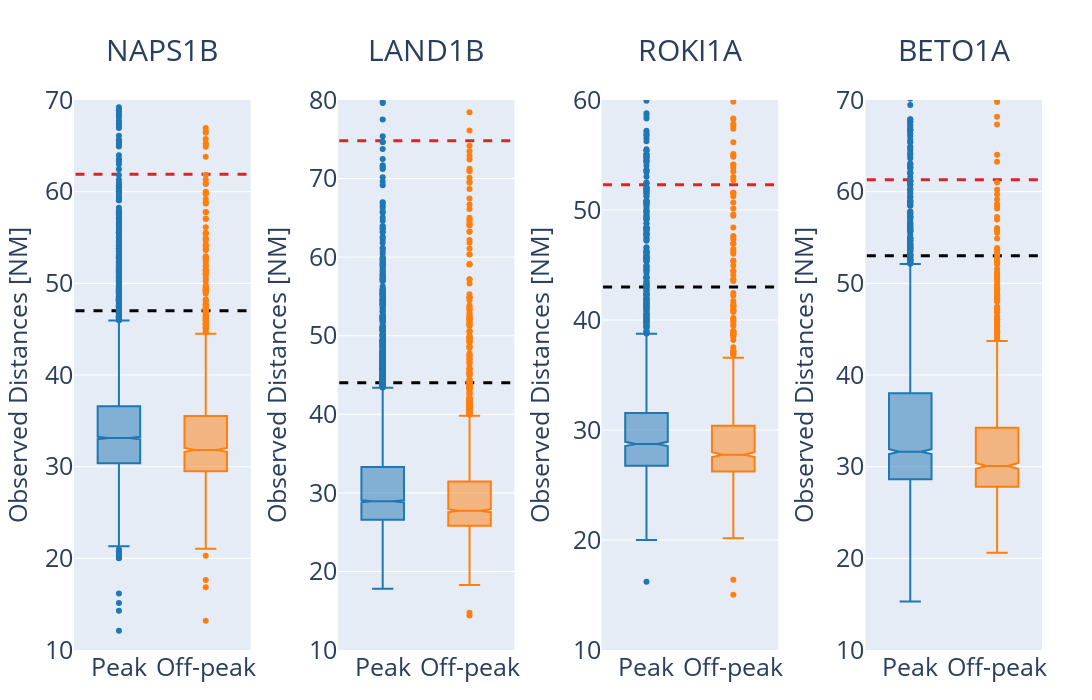

The code cell stored with this chart in its notebook:
### Markdown cell above
#### Generate plot

### Code cell
# Define the full STAR distances for each STAR
stars = {
    'NAPS1B': 61.9,
    'LAND1B': 74.8,
    'ROKI1A': 52.3,
    'BETO1A': 61.3
}

expected = {
    'NAPS1B': 47,
    'LAND1B': 44,
    'ROKI1A': 43,
    'BETO1A': 53
}

yranges = {
    'NAPS1B': [10, 70],
    'LAND1B': [10, 80],
    'ROKI1A': [10, 60],
    'BETO1A': [10, 70]
}

# Create subplots for each star, setting shared_yaxes=False so each plot has its own Y-axis
fig = make_subplots(rows=1, cols=4, shared_yaxes=False, subplot_titles=list(stars.keys()), horizontal_spacing=0.09)

# Loop over each star to generate the subplots
for i, (star, star_distance) in enumerate(stars.items()):
    col = i + 1
    # Filter data for each star
    temp_df = df.query(f"star == '{star}' and distance < 150 and distance > 10")

    # Create boxplots for each group per star
    fig.add_trace(
        go.Box(
            y=temp_df.query("group == 'Peak'")['distance'],
            name='Peak',
            marker_color='#1f77b4',
            showlegend=False,
            notched=True,
        ), 
        row=1, col=col
    )
    fig.add_trace(
        go.Box(
            y=temp_df.query("group == 'Off-peak'")['distance'],
            name='Off-peak',
            marker_color='#ff7f0e',
            showlegend=False,
            notched=True,
        ), 
        row=1, col=col
    )

    # Add the full STAR distance as a horizontal line (overlay)
    fig.add_shape(
        type="line",
        xref=f"x{col}",
        yref=f"y{col}",
        x0=-0.5, x1=1.5,
        y0=star_distance, y1=star_distance,
        line=dict(color="#d62728", width=3, dash="dash"),
        layer="below",
    )

    # Add the expected distance as a horizontal line (overlay)
    fig.add_shape(
        type="line",
        xref=f"x{col}",
        yref=f"y{col}",
        x0=-0.5, x1=1.5,
        y0=expected[star], y1=expected[star],
        line=dict(color="black", width=3, dash="dash"),
        layer="below",
    )

    # Update the y-axis range for each subplot
    fig.update_yaxes(
        range=yranges[star],
        row=1, col=col,
    )

# Update layout
fig.update_layout(
    height=700,
    width=2000,
    margin=dict(l=50, r=50, t=100, b=50),
    legend=dict(
        orientation="h",
        yanchor="bottom",
        y=1.05,
        xanchor="center",
        x=0.5,
        font=dict(size=15)
    ),
    annotations=[dict(font=dict(size=30), y=1.05)]
)

# Update shared y-axis label
fig.update_yaxes(title_text="Observed Distances [NM]", titlefont=dict(size=25), tickfont=dict(size=25))

# Update x-axis label size
fig.update_xaxes(
    tickfont=dict(size=25)
)

# Show plot
fig.show()

### Figure 1 — Plotly figure (JSON) as saved in the notebook; plotly's stock layout.template omitted (floating-point values rounded to 4 significant figures; data arrays with more than 128 entries replaced by an {"elided": "..."} marker saying what was removed)
{"data": [{"marker": {"color": "#1f77b4"}, "name": "Peak", "notched": true, "showlegend": false, "type": "box", "xaxis": "x", "y": {"elided": "5377 float values"}, "yaxis": "y"}, {"marker": {"color": "#ff7f0e"}, "name": "Off-peak", "notched": true, "showlegend": false, "type": "box", "xaxis": "x", "y": {"elided": "1946 float values"}, "yaxis": "y"}, {"marker": {"color": "#1f77b4"}, "name": "Peak", "notched": true, "showlegend": false, "type": "box", "xaxis": "x2", "y": {"elided": "6108 float values"}, "yaxis": "y2"}, {"marker": {"color": "#ff7f0e"}, "name": "Off-peak", "notched": true, "showlegend": false, "type": "box", "xaxis": "x2", "y": {"elided": "2152 float values"}, "yaxis": "y2"}, {"marker": {"color": "#1f77b4"}, "name": "Peak", "notched": true, "showlegend": false, "type": "box", "xaxis": "x3", "y": {"elided": "1588 float values"}, "yaxis": "y3"}, {"marker": {"color": "#ff7f0e"}, "name": "Off-peak", "notched": true, "showlegend": false, "type": "box", "xaxis": "x3", "y": {"elided": "872 float values"}, "yaxis": "y3"}, {"marker": {"color": "#1f77b4"}, "name": "Peak", "notched": true, "showlegend": false, "type": "box", "xaxis": "x4", "y": {"elided": "3025 float values"}, "yaxis": "y4"}, {"marker": {"color": "#ff7f0e"}, "name": "Off-peak", "notched": true, "showlegend": false, "type": "box", "xaxis": "x4", "y": {"elided": "1023 float values"}, "yaxis": "y4"}], "layout": {"annotations": [{"font": {"size": 30}, "showarrow": false, "text": "NAPS1B", "x": 0.09125, "xanchor": "center", "xref": "paper", "y": 1.05, "yanchor": "bottom", "yref": "paper"}, {"font": {"size": 30}, "showarrow": false, "text": "LAND1B", "x": 0.3637, "xanchor": "center", "xref": "paper", "y": 1.05, "yanchor": "bottom", "yref": "paper"}, {"font": {"size": 30}, "showarrow": false, "text": "ROKI1A", "x": 0.6362, "xanchor": "center", "xref": "paper", "y": 1.05, "yanchor": "bottom", "yref": "paper"}, {"font": {"size": 30}, "showarrow": false, "text": "BETO1A", "x": 0.9087, "xanchor": "center", "xref": "paper", "y": 1.05, "yanchor": "bottom", "yref": "paper"}], "height": 700, "legend": {"font": {"size": 15}, "orientation": "h", "x": 0.5, "xanchor": "center", "y": 1.05, "yanchor": "bottom"}, "margin": {"b": 50, "l": 50, "r": 50, "t": 100}, "shapes": [{"layer": "below", "line": {"color": "#d62728", "dash": "dash", "width": 3}, "type": "line", "x0": -0.5, "x1": 1.5, "xref": "x", "y0": 61.9, "y1": 61.9, "yref": "y"}, {"layer": "below", "line": {"color": "black", "dash": "dash", "width": 3}, "type": "line", "x0": -0.5, "x1": 1.5, "xref": "x", "y0": 47, "y1": 47, "yref": "y"}, {"layer": "below", "line": {"color": "#d62728", "dash": "dash", "width": 3}, "type": "line", "x0": -0.5, "x1": 1.5, "xref": "x2", "y0": 74.8, "y1": 74.8, "yref": "y2"}, {"layer": "below", "line": {"color": "black", "dash": "dash", "width": 3}, "type": "line", "x0": -0.5, "x1": 1.5, "xref": "x2", "y0": 44, "y1": 44, "yref": "y2"}, {"layer": "below", "line": {"color": "#d62728", "dash": "dash", "width": 3}, "type": "line", "x0": -0.5, "x1": 1.5, "xref": "x3", "y0": 52.3, "y1": 52.3, "yref": "y3"}, {"layer": "below", "line": {"color": "black", "dash": "dash", "width": 3}, "type": "line", "x0": -0.5, "x1": 1.5, "xref": "x3", "y0": 43, "y1": 43, "yref": "y3"}, {"layer": "below", "line": {"color": "#d62728", "dash": "dash", "width": 3}, "type": "line", "x0": -0.5, "x1": 1.5, "xref": "x4", "y0": 61.3, "y1": 61.3, "yref": "y4"}, {"layer": "below", "line": {"color": "black", "dash": "dash", "width": 3}, "type": "line", "x0": -0.5, "x1": 1.5, "xref": "x4", "y0": 53, "y1": 53, "yref": "y4"}], "width": 2000, "xaxis": {"anchor": "y", "domain": [0, 0.1825], "tickfont": {"size": 25}}, "xaxis2": {"anchor": "y2", "domain": [0.2725, 0.455], "tickfont": {"size": 25}}, "xaxis3": {"anchor": "y3", "domain": [0.545, 0.7275], "tickfont": {"size": 25}}, "xaxis4": {"anchor": "y4", "domain": [0.8175, 1], "tickfont": {"size": 25}}, "yaxis": {"anchor": "x", "domain": [0, 1], "range": [10, 70], "tickfont": {"size": 25}, "title": {"font": {"size": 25}, "text": "Observed Distances [NM]"}}, "yaxis2": {"anchor": "x2", "domain": [0, 1], "range": [10, 80], "tickfont": {"size": 25}, "title": {"font": {"size": 25}, "text": "Observed Distances [NM]"}}, "yaxis3": {"anchor": "x3", "domain": [0, 1], "range": [10, 60], "tickfont": {"size": 25}, "title": {"font": {"size": 25}, "text": "Observed Distances [NM]"}}, "yaxis4": {"anchor": "x4", "domain": [0, 1], "range": [10, 70], "tickfont": {"size": 25}, "title": {"font": {"size": 25}, "text": "Observed Distances [NM]"}}}}
